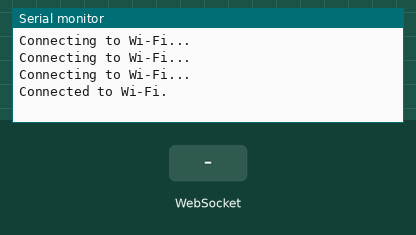
Recording of a sketch running on a simulated ESP8266 (NodeMCU). On the bench: the last lines printed to the serial monitor. The test bench sets the inputs (shaded band). WiFi joins after 1.5 s; servers stay silent unless stated.

Above: at 2.7 s.
2.8 s: WebSocket text "1" received
At 3.9 s:
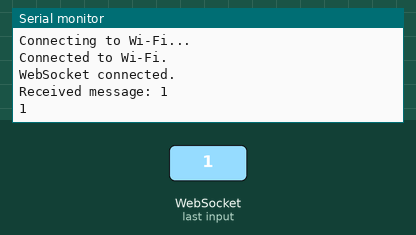
4.3 s: WebSocket text "2" received
At 5.1 s:
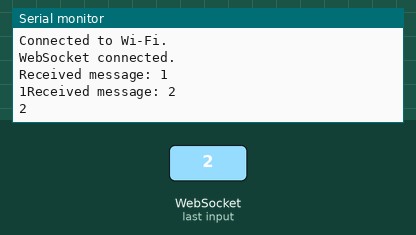

The sketch:

websocket.ino
```cpp
const char* SSID = "Motorola";
const char* pass =  "sweetchilisourcream";

#include <ESP8266WiFi.h>
#include <WebSocketsClient.h>

WebSocketsClient webSocket;

void setup() {
  Serial.begin(115200); // Set the baud rate for the serial monitor

  // Connect to Wi-Fi
  WiFi.begin(SSID, pass);
  while (WiFi.status() != WL_CONNECTED) {
    delay(500);
    Serial.println("Connecting to Wi-Fi...");
  }
  Serial.println("Connected to Wi-Fi.");

  // Connect to the WebSocket server
	webSocket.begin("192.168.172.162", 5000, "/");
  webSocket.onEvent(webSocketEvent);
}

void loop() {

    // if (command == '1') {
    //     webSocket.sendTXT("1");


    // } else if (command == '0') {
    //     webSocket.sendTXT("0");

    // }
  webSocket.loop(); // Handle WebSocket events
   if (Serial.available() > 0){
        char command = Serial.read();
        char message[2];
        message[0] = command;
        message[1] = '\0';
        webSocket.sendTXT(message);

    }

}

void webSocketEvent(WStype_t type, uint8_t *payload, size_t length) {
  switch (type) {
    case WStype_CONNECTED:
      Serial.println("WebSocket connected.");
      webSocket.sendTXT("connected");
      break;
    case WStype_TEXT:
      Serial.print("Received message: ");
      Serial.println((char *)payload);
      if (payload[0] == '1') {
        Serial.write('1');
      } else if (payload[0] == '2') {
        Serial.write('2');
      } else if (payload[0] == '3') {
        Serial.write('3');
      } else if (payload[0] == '4') {
        Serial.write('4');
      } else if (payload[0] == '5') {
        Serial.write('5');
      }

      break;
    case WStype_DISCONNECTED:
      Serial.println("WebSocket disconnected.");
      break;
  }
}
```

Measured:
- after the input at 2.8 s, the serial monitor: prints a new line at once (image 1)
- after the input at 4.3 s, the serial monitor: prints a new line at once (image 2)
